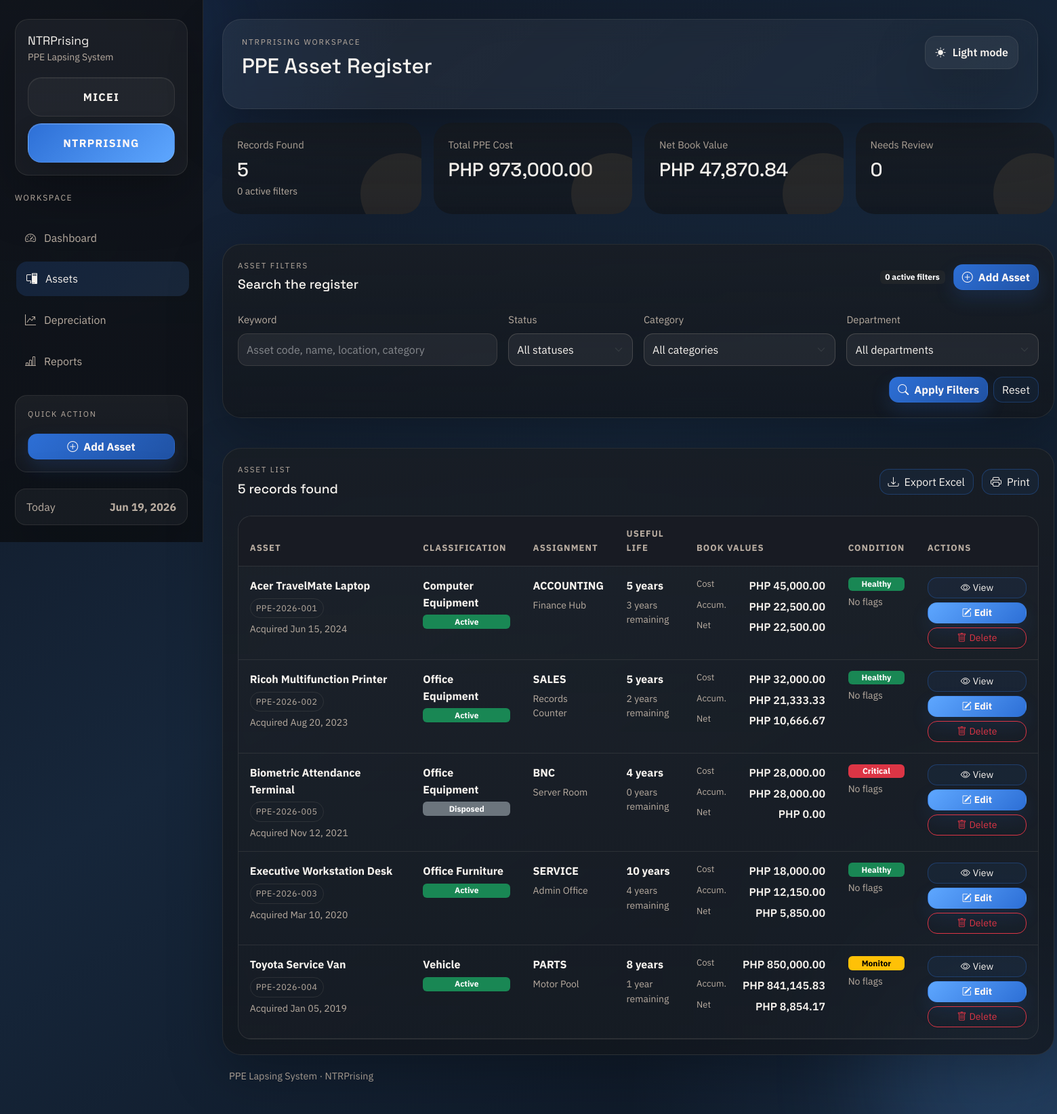
Page /modules/assets.php on the earlier database version.
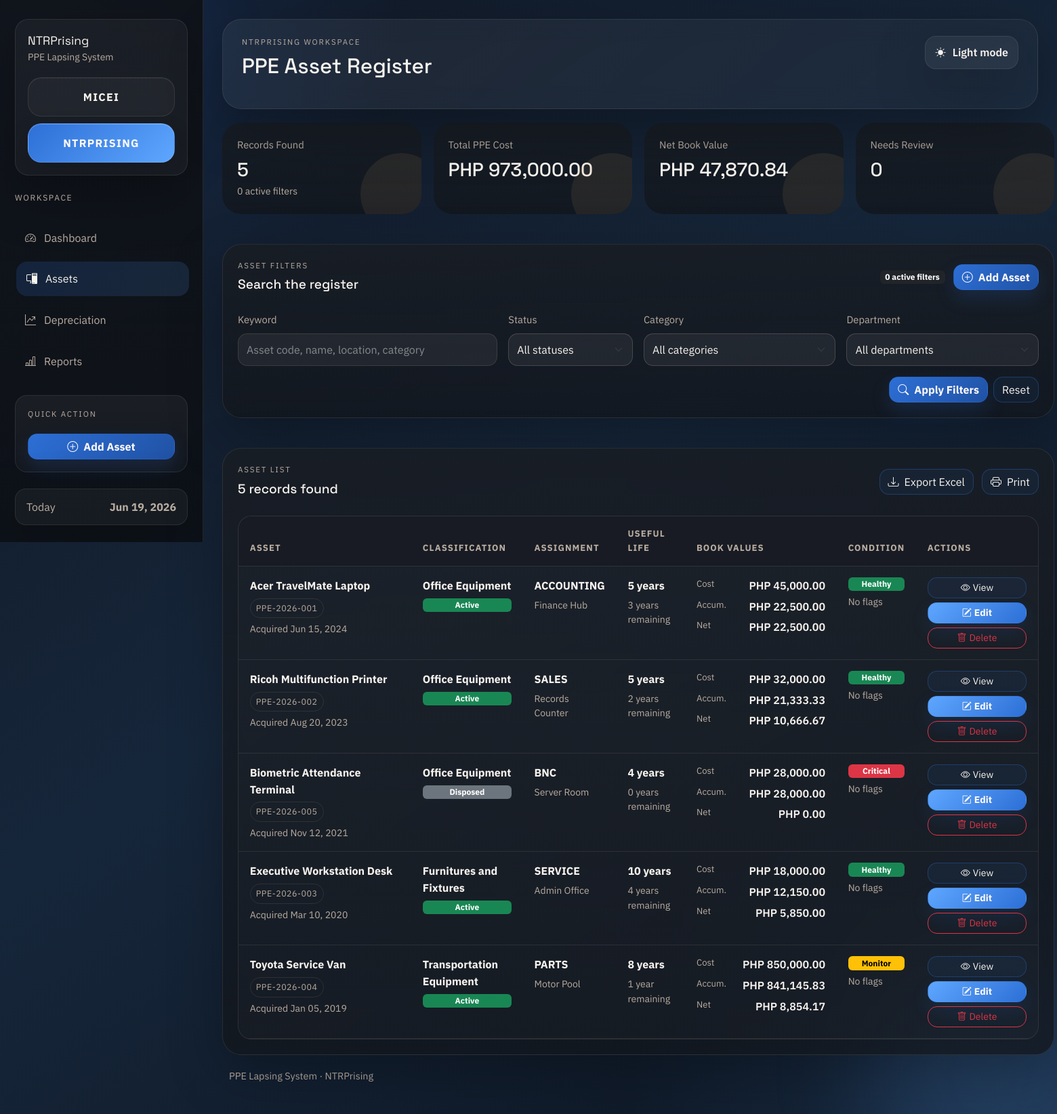
Same page on the later database version.
### tables this page shows
CREATE TABLE IF NOT EXISTS assets (
    asset_id INT AUTO_INCREMENT PRIMARY KEY,
    asset_code VARCHAR(50) NOT NULL,
    asset_name VARCHAR(150) NOT NULL,
    organization_code VARCHAR(32) NOT NULL DEFAULT 'ntrprising',
    category_id INT NULL,
    department_id INT NULL,
    acquisition_date DATE NOT NULL,
    acquisition_cost DECIMAL(15,2) NOT NULL,
    additional_amount DECIMAL(15,2) DEFAULT 0,
    salvage_value DECIMAL(15,2) DEFAULT 0,
    useful_life INT NOT NULL,
    depreciation_method VARCHAR(50) DEFAULT 'Straight-line',
    location VARCHAR(150) DEFAULT NULL,
    status ENUM('Active', 'Disposed', 'Fully Depreciated') DEFAULT 'Active',
    remarks TEXT DEFAULT NULL,
    created_at TIMESTAMP DEFAULT CURRENT_TIMESTAMP,
    INDEX idx_assets_status (status),
    INDEX idx_assets_organization (organization_code),
    INDEX idx_assets_category (category_id),
    INDEX idx_assets_department (department_id),
    UNIQUE KEY uq_assets_organization_asset_code (organization_code, asset_code),
    CONSTRAINT fk_assets_category
        FOREIGN KEY (category_id) REFERENCES categories(category_id),
    CONSTRAINT fk_assets_department
        FOREIGN KEY (department_id) REFERENCES departments(department_id)
);

CREATE TABLE IF NOT EXISTS categories (
    category_id INT AUTO_INCREMENT PRIMARY KEY,
    category_name VARCHAR(100) NOT NULL,
    UNIQUE KEY uq_category_name (category_name)
);

CREATE TABLE IF NOT EXISTS departments (
    department_id INT AUTO_INCREMENT PRIMARY KEY,
    department_name VARCHAR(100) NOT NULL,
    UNIQUE KEY uq_department_name (department_name)
);

### modules/assets.php (the view, shortened to what the rows shown need)
<?php
require_login();
$pdo = db();
$filters = [
    'q' => trim((string) request_value('q', '')),
    'status' => trim((string) request_value('status', '')),
    'category_id' => trim((string) request_value('category_id', '')),
    'department_id' => trim((string) request_value('department_id', '')),
];
$assets = hydrate_assets_with_metrics(fetch_assets($pdo, $filters));
$registerMetrics = build_dashboard_metrics($assets);
require_once APP_ROOT . '/includes/header.php';
?>
<div class="metric-grid mb-4">
    <section class="metric-card">
        <h2 class="metric-value mb-1"><?= e((string) $registerMetrics['asset_count']) ?></h2>
    </section>
    <section class="metric-card">
        <h2 class="metric-value mb-1"><?= e(money($registerMetrics['total_cost'])) ?></h2>
    </section>
    <section class="metric-card">
        <h2 class="metric-value mb-1"><?= e(money($registerMetrics['total_carrying'])) ?></h2>
    </section>
    <section class="metric-card">
        <h2 class="metric-value mb-1"><?= e((string) $registerMetrics['unusual_count']) ?></h2>
    </section>
</div>
<section class="shell-card mb-4">
    <div class="d-flex justify-content-between align-items-center mb-4">
        <div>
            <h2 class="section-title mb-1">Search the register</h2>
        </div>
    </div>
</section>
<section class="shell-card">
    <div class="d-flex justify-content-between align-items-center mb-4">
        <div>
            <h2 class="section-title mb-1"><?= e((string) count($assets)) ?> <?= e(pluralize(count($assets), 'record')) ?> found</h2>
        </div>
    </div>
    <?php if ($assets === []): ?>
        <div class="empty-state">
            <h2 class="section-title mb-2">No matching assets</h2>
            <p class="mb-3">Try clearing one or more filters, or add a new asset if the record has not been created yet.</p>
            <div class="page-actions justify-content-center">
                <a class="btn btn-outline-light" href="<?= e(base_url('modules/assets.php')) ?>">Clear filters</a>
                <?php if (can_manage_assets()): ?>
                    <a class="btn btn-primary" href="<?= e(base_url('modules/add_asset.php')) ?>">Add Asset</a>
                <?php endif; ?>
            </div>
        </div>
    <?php else: ?>
        <div class="table-wrap">
            <table class="table align-middle asset-register-table">
                <thead>
                    <tr>
                        <th>Asset</th>
                        <th>Classification</th>
                        <th>Assignment</th>
                        <th>Useful Life</th>
                        <th>Book Values</th>
                        <th>Condition</th>
                        <th>Actions</th>
                    </tr>
                </thead>
                <tbody>
                    <?php foreach ($assets as $asset): ?>
                        <tr>
                            <td>
                                <div class="asset-name-cell">
                                    <strong><?= e($asset['asset_name']) ?></strong>
                                    <span class="asset-code-pill"><?= e($asset['asset_code']) ?></span>
                                    <span class="text-soft small">Acquired <?= e(format_date((string) $asset['acquisition_date'])) ?></span>
                                </div>
                            </td>
                            <td>
                                <div class="asset-meta-list">
                                    <strong><?= e((string) ($asset['category_name'] ?? 'Uncategorized')) ?></strong>
                                    <span class="badge <?= e(status_badge_class((string) $asset['status'])) ?>"><?= e($asset['status']) ?></span>
                                </div>
                            </td>
                            <td>
                                <div class="asset-meta-list">
                                    <strong><?= e((string) ($asset['department_name'] ?? 'Unassigned')) ?></strong>
                                    <span class="text-soft small"><?= e(asset_location_label((string) ($asset['location'] ?? ''))) ?></span>
                                </div>
                            </td>
                            <td>
                                <div class="asset-meta-list">
                                    <strong><?= e((string) $asset['useful_life']) ?> year<?= (int) $asset['useful_life'] === 1 ? '' : 's' ?></strong>
                                    <span class="text-soft small"><?= e((string) $asset['remaining_years']) ?> year<?= (int) $asset['remaining_years'] === 1 ? '' : 's' ?> remaining</span>
                                </div>
                            </td>
                            <td>
                                <div class="asset-value-stack">
                                    <div><span>Cost</span><strong><?= e(money(asset_total_cost($asset))) ?></strong></div>
                                    <div><span>Accum.</span><strong><?= e(money((float) $asset['accumulated_depreciation'])) ?></strong></div>
                                    <div><span>Net</span><strong><?= e(money((float) $asset['carrying_amount'])) ?></strong></div>
                                </div>
                            </td>
                            <td>
                                <div class="asset-meta-list">
                                    <span class="badge <?= e(condition_badge_class((string) $asset['condition'])) ?>"><?= e($asset['condition']) ?></span>
                                    <?php if (!empty($asset['anomaly_count'])): ?>
                                        <span class="text-soft small"><?= e((string) $asset['anomaly_count']) ?> flag<?= (int) $asset['anomaly_count'] === 1 ? '' : 's' ?></span>
                                    <?php else: ?>
                                        <span class="text-soft small">No flags</span>
                                    <?php endif; ?>
                                </div>
                            </td>
                            <td class="asset-actions-cell">
                                <div class="asset-action-stack">
                                    <a class="btn btn-sm btn-outline-light" href="<?= e(base_url('modules/view_asset.php?asset_id=' . $asset['asset_id'])) ?>">
                                        <i class="bi bi-eye me-1"></i>View
                                    </a>
                                    <?php if (can_manage_assets()): ?>
                                        <a class="btn btn-sm btn-warning" href="<?= e(base_url('modules/edit_asset.php?asset_id=' . $asset['asset_id'])) ?>">
                                            <i class="bi bi-pencil-square me-1"></i>Edit
                                        </a>
                                        <form method="post" class="d-inline">
                                            <button class="btn btn-sm btn-outline-danger" type="submit" data-confirm-delete="Delete this asset and its depreciation schedule?">
                                                <i class="bi bi-trash me-1"></i>Delete
                                            </button>
                                        </form>
                                    <?php endif; ?>
                                </div>
                            </td>
                        </tr>
                    <?php endforeach; ?>
                </tbody>
            </table>
        </div>
    <?php endif; ?>
</section>
<?php require_once APP_ROOT . '/includes/footer.php'; ?>

Differences in the rows shown:
changed assets "Acer TravelMate Laptop": category.category_name "Computer Equipment" → "Office Equipment"
changed through a linked row, assets "Executive Workstation Desk": category.category_name "Office Furniture" → "Furnitures and Fixtures"
changed assets "Toyota Service Van": category.category_name "Vehicle" → "Transportation Equipment"
